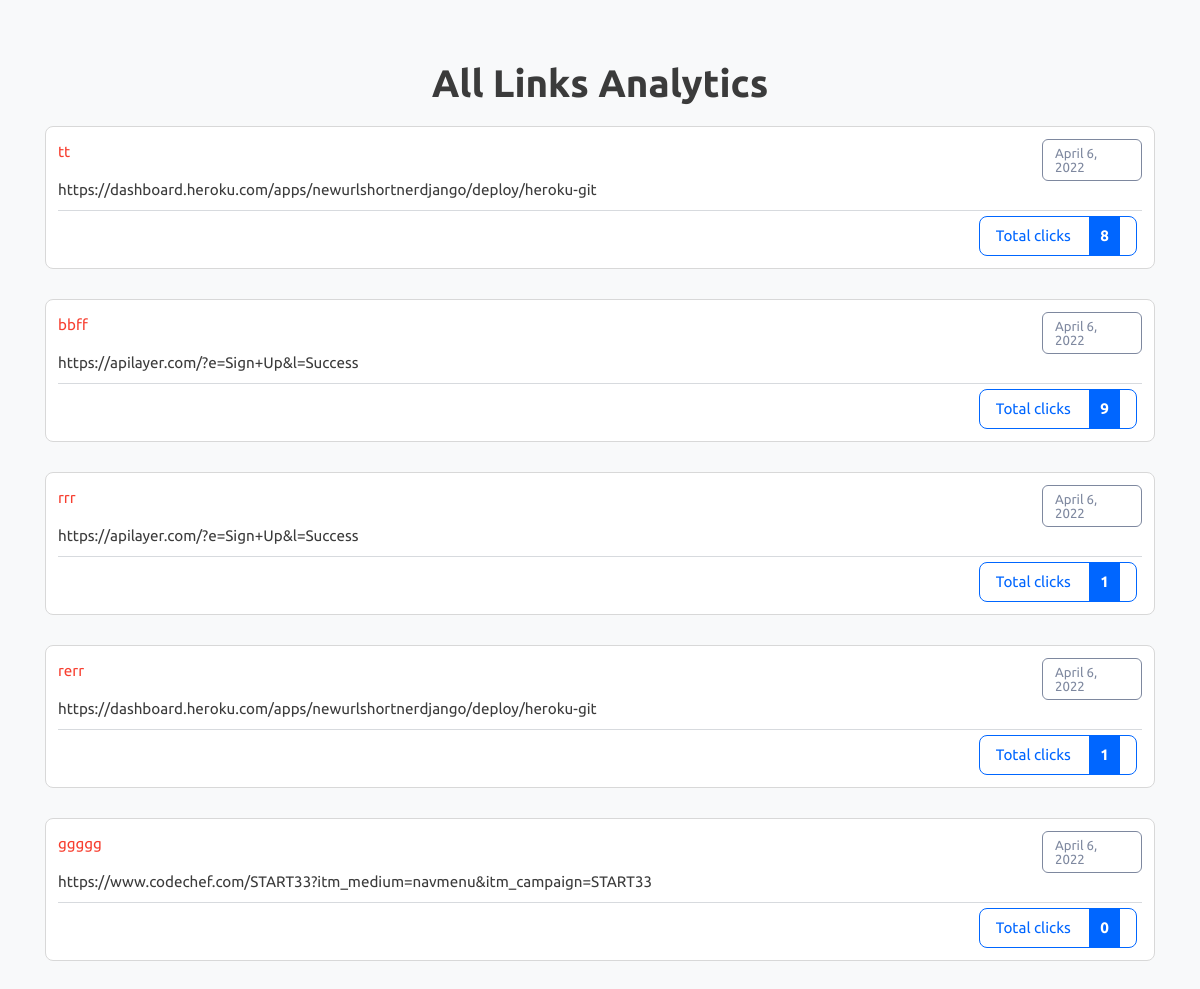
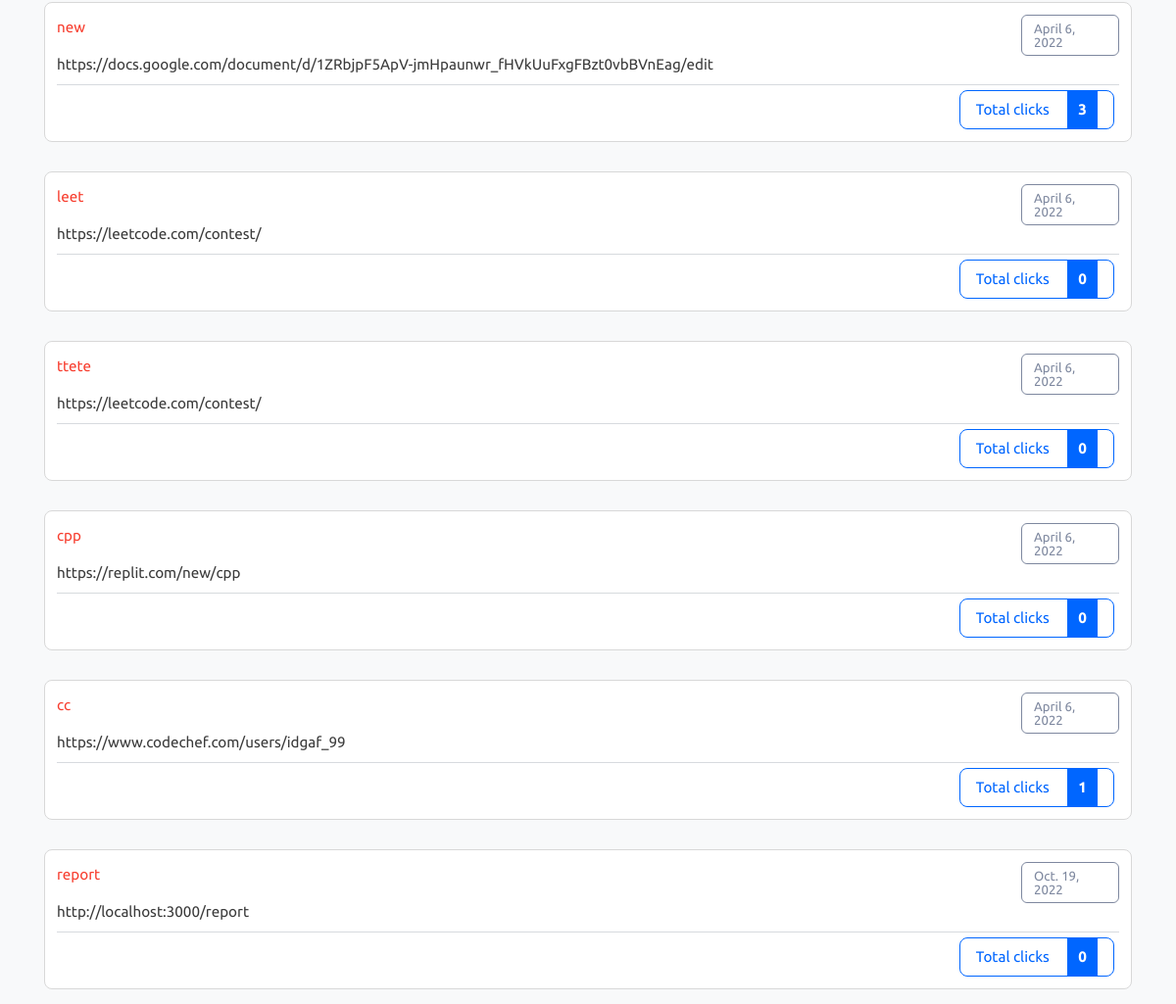
Page /all-analytics on the committed database (2 pictures, top to bottom).
### myapp/models.py (models this page shows)
class LongToShort(models.Model):
    long_url=models.URLField(max_length=500)
    short_url=models.CharField(max_length=100, unique=True)
    date=models.DateField(auto_now_add=True)
    clicks=models.IntegerField(default=0)

### myapp/views.py (the view)
# urls.py: path('all-analytics',views.all_analytics),
def all_analytics(request):
    rows=LongToShort.objects.all()
    new_context={
        "rows":rows
    }
    return render(request,"all-analytics.html",new_context)

### myapp/templates/all-analytics.html (shortened to what this page needs)
{% load static %}
<!DOCTYPE html>
<html lang="en" class="">
<head>
	<link rel="stylesheet" href="{% static 'bootstrap.min.css' %}" type="text/css" media="screen">
	<link rel="stylesheet" href="{% static 'style.css' %}" type="text/css" media="screen">
</head>
<body class="pace-done lout_stats30 bg-warning">
	<main id="content" role="main" class="wyniki wyniki_all">
		<div class="container">
			<div class="row">
				<div class="col-12 page_log_in mt-0">
					<h2 class="h1" style="text-align: center;">All Links Analytics</h2>
				</div>
             {% for obj in rows %}
				<div class="url_options url_stats_o" id="1">
					<p class="data_link">{{ obj.date }}</p>
					<p class="url_link">
						{{ obj.long_url }}
					</p>
					<p id="link" class="link_element">
						<a href="/analytics/{{ obj.short_url }}" class="short_url_l" target="blank">
							{{ obj.short_url }}</a>
					</p>
					<div class="stats_total btn-cutt click_stats btn_norm">
						<div>Total clicks <strong class="allClicks">{{ obj.clicks }}</strong></div>
					</div>
				</div>
             {% endfor %}
			</div>
		</div>
	</main>
</body>
</html>

### rows in the picture
LongToShort: date "April 6, 2022", long_url "https://dashboard.heroku.com/apps/newurlshortnerdjango/deploy/heroku-git", short_url "tt", clicks "8"
LongToShort: date "April 6, 2022", long_url "https://apilayer.com/?e=Sign+Up&l=Success", short_url "bbff", clicks "9"
LongToShort: date "April 6, 2022", long_url "https://apilayer.com/?e=Sign+Up&l=Success", short_url "rrr", clicks "1"
LongToShort: date "April 6, 2022", long_url "https://dashboard.heroku.com/apps/newurlshortnerdjango/deploy/heroku-git", short_url "rerr", clicks "1"
LongToShort: date "April 6, 2022", long_url "https://www.codechef.com/START33?itm_medium=navmenu&itm_campaign=START33", short_url "ggggg", clicks "0"
LongToShort: date "April 6, 2022", long_url "https://docs.google.com/document/d/1ZRbjpF5ApV-jmHpaunwr_fHVkUuFxgFBzt0vbBVnEag/edit", short_url "new", clicks "3"
LongToShort: date "April 6, 2022", long_url "https://leetcode.com/contest/", short_url "leet", clicks "0"
LongToShort: date "April 6, 2022", long_url "https://leetcode.com/contest/", short_url "ttete", clicks "0"
LongToShort: date "April 6, 2022", long_url "https://replit.com/new/cpp", short_url "cpp", clicks "0"
LongToShort: date "April 6, 2022", long_url "https://www.codechef.com/users/idgaf_99", short_url "cc", clicks "1"
LongToShort: date "Oct. 19, 2022", long_url "http://localhost:3000/report", short_url "report", clicks "0"
